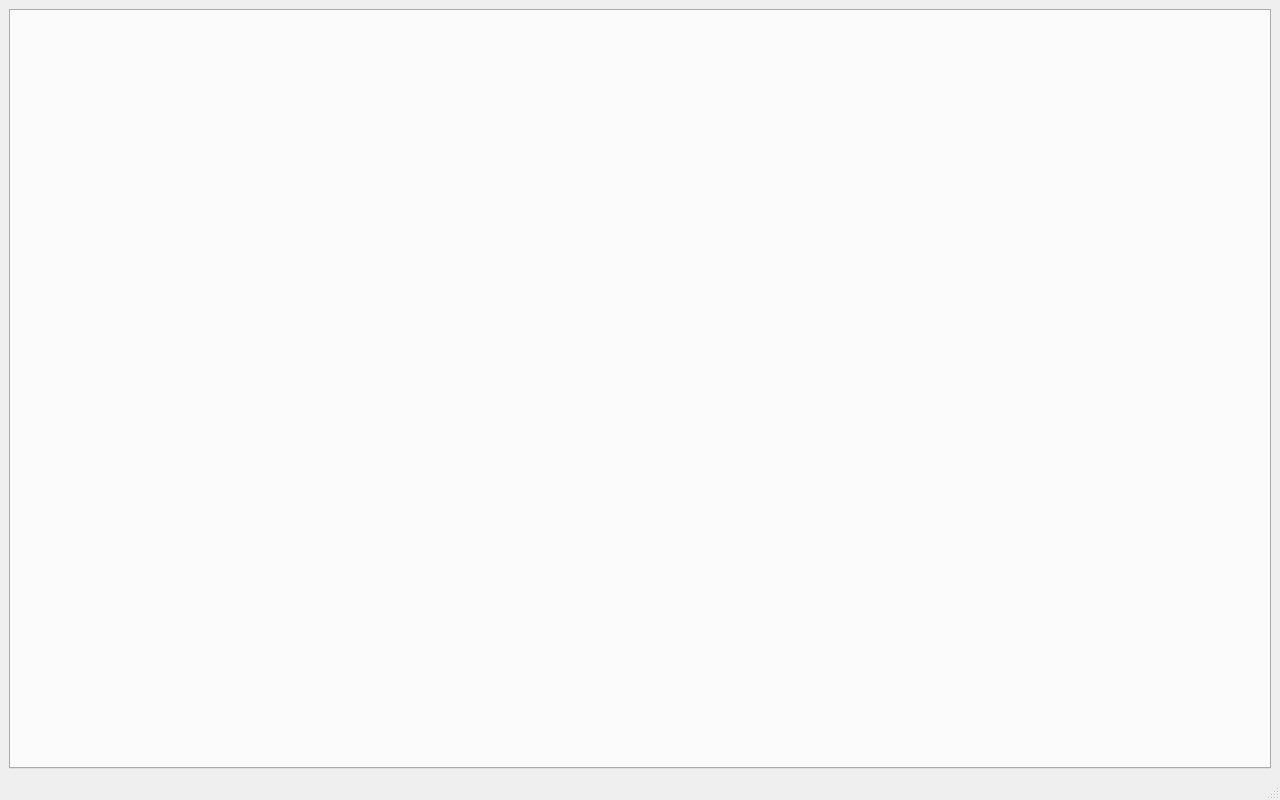
<?xml version="1.0" encoding="UTF-8"?>
<ui version="4.0">
 <class>MainWindow</class>
 <widget class="QMainWindow" name="MainWindow">
  <property name="geometry">
   <rect>
    <x>0</x>
    <y>0</y>
    <width>1280</width>
    <height>800</height>
   </rect>
  </property>
  <property name="sizePolicy">
   <sizepolicy hsizetype="Expanding" vsizetype="Expanding">
    <horstretch>0</horstretch>
    <verstretch>0</verstretch>
   </sizepolicy>
  </property>
  <property name="windowTitle">
   <string>SIMP</string>
  </property>
  <widget class="QWidget" name="centralwidget">
   <property name="sizePolicy">
    <sizepolicy hsizetype="Expanding" vsizetype="Expanding">
     <horstretch>0</horstretch>
     <verstretch>0</verstretch>
    </sizepolicy>
   </property>
   <layout class="QHBoxLayout" name="horizontalLayout">
    <item>
     <widget class="QTabWidget" name="tabWidget">
      <property name="currentIndex">
       <number>-1</number>
      </property>
     </widget>
    </item>
   </layout>
  </widget>
  <widget class="QMenuBar" name="menubar">
   <property name="geometry">
    <rect>
     <x>0</x>
     <y>0</y>
     <width>1280</width>
     <height>22</height>
    </rect>
   </property>
  </widget>
  <widget class="QStatusBar" name="statusbar"/>
 </widget>
 <resources/>
 <connections/>
</ui>
